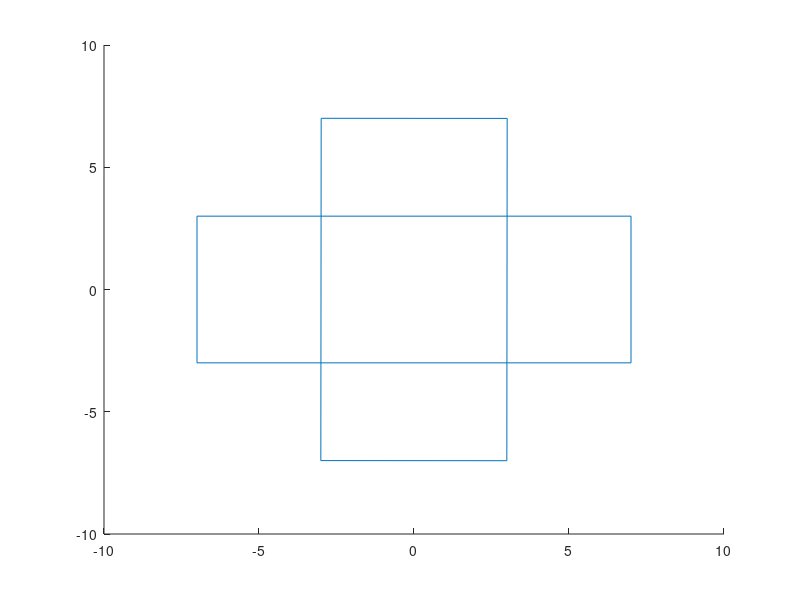

MATLAB code for this plot:
close all
line([-1 1],[0 0],[0 0],'color',[1 0 0],'linewidth',2.5);   %establece el Eje x rojo
line([0 0],[-1 1],[0 0],'color',[0 1 0],'linewidth',2.5);   %establece el Eje y verde

p1=[-7 -3];
p2=[7 -3];
p3=[7 3];
p4=[-7 3];

angle_rad= deg2rad(90);

for t=0:0.01:angle_rad
    
    clf

line([p1(1) p2(1)],[p1(2) p2(2)],[0 0]);
line([p2(1) p3(1)],[p2(2) p3(2)],[0 0]);
line([p3(1) p4(1)],[p3(2) p4(2)],[0 0]);
line([p4(1) p1(1)],[p4(2) p1(2)],[0 0]);



Rz= [cos(t) -sin(t); sin(t) cos(t)];

p1r=Rz*p1';
p2r=Rz*p2';
p3r=Rz*p3';
p4r=Rz*p4';

line([p1r(1) p2r(1)],[p1r(2) p2r(2)],[0 0]);
line([p2r(1) p3r(1)],[p2r(2) p3r(2)],[0 0]);
line([p3r(1) p4r(1)],[p3r(2) p4r(2)],[0 0]);
line([p4r(1) p1r(1)],[p4r(2) p1r(2)],[0 0]);
 
pause(0.1);

end